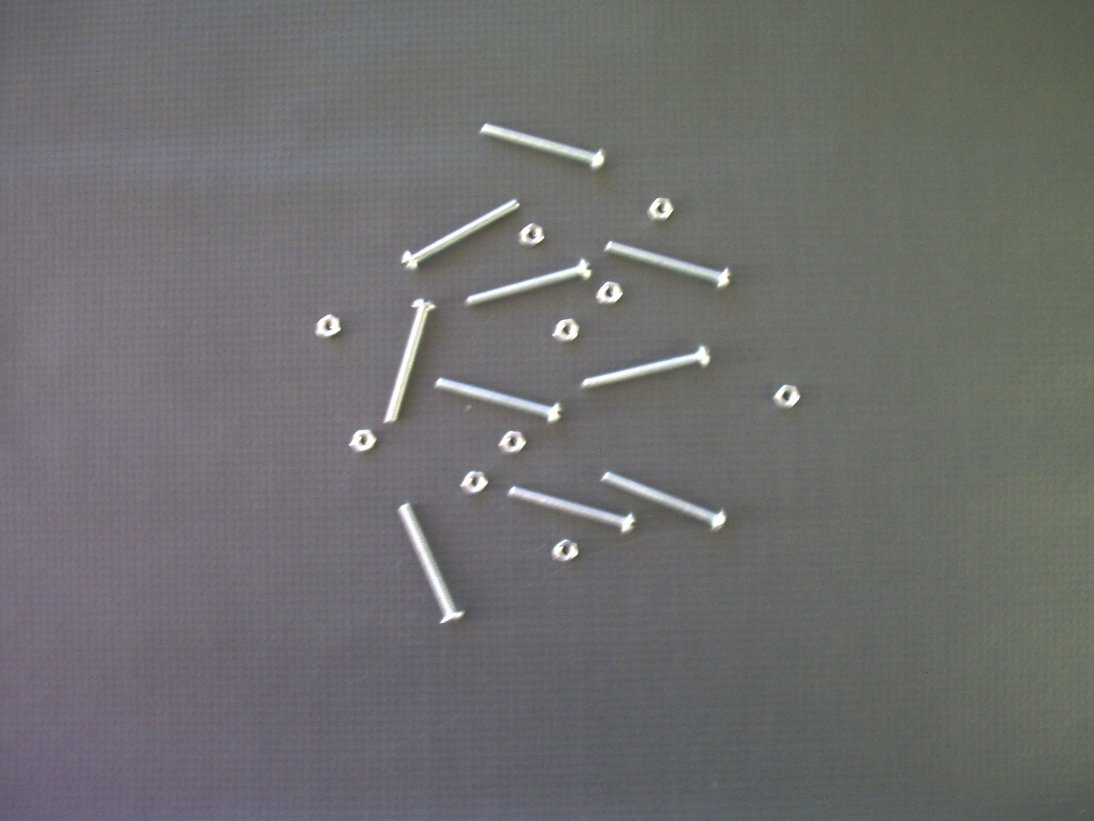
#> input picture Connected_components/Imagens/img01.jpg, 1094 x 821 px; its folder holds only this picture in this run
$ python dev_aula.py   (older library calls are emulated)
#> lines starting #> are read from the running program, lines starting #| are printed output that depends on the picture; after the words box and inside, x2 and y2 are one past the last pixel; in counts of white or black regions, pixels touching at a corner belong together
#Bibliotecas
from glob import glob
import cv2
import matplotlib.pyplot as plt
import os
import numpy as np
import pandas as pd

#Endereco das imagens
img_names = glob(os.path.join(os.getcwd(), 'Imagens', '*.jpg'))

for fn in img_names:
#Ler todas as imagens na pasta e plotar

    areas = []

    # Imagem de entrada
    img = cv2.imread(fn, 1)
#> img is the input picture: shape (821, 1094, 3); mean B, G, R 110.3, 110.3, 110.3

    # Separar os canais da imagens
    B, G, R = cv2.split(img)

    # Filtro bilateral - Reducao de ruidos e melhora de bordas
    img = cv2.bilateralFilter(G, 1, 90, 90)
#> img: shape (821, 1094)
    img = cv2.blur(img, (5,5))

    # Converter todos os pixels entre 1-195 para 0 e os outros para 1
    img = cv2.threshold(img, 190, 255, cv2.THRESH_BINARY)[1]
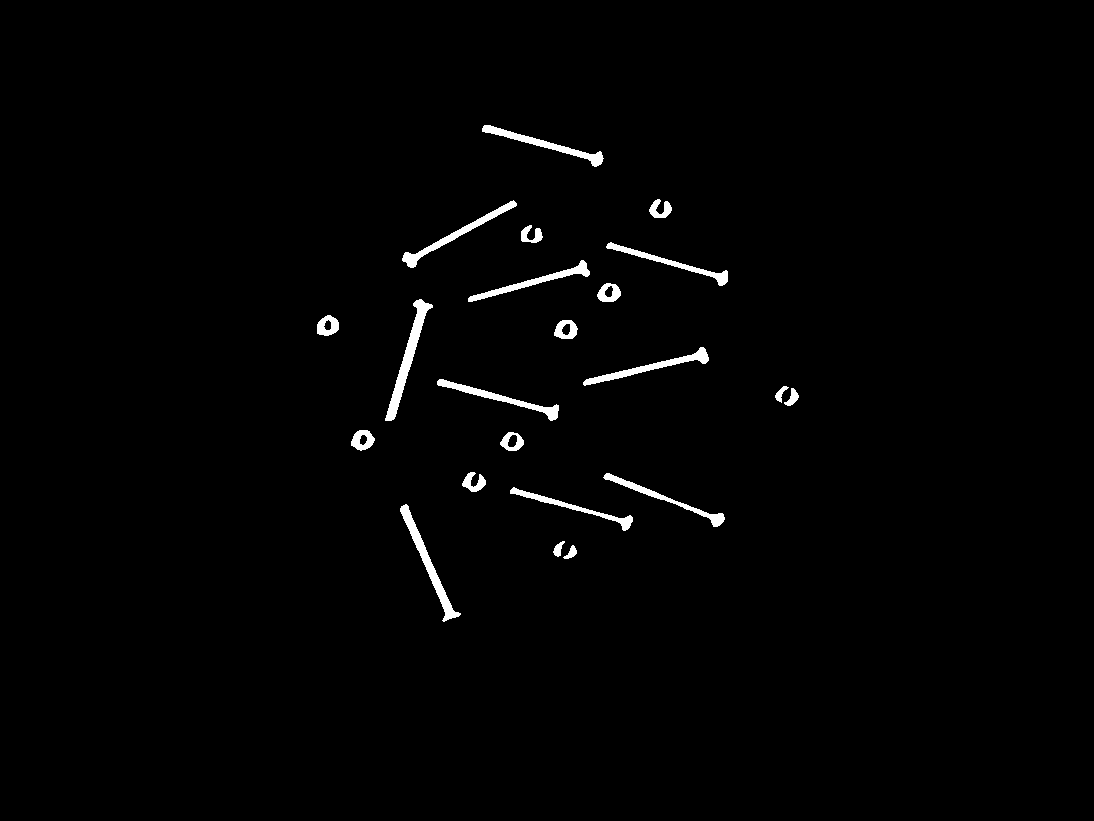
#> img: shape (821, 1094); 1.3% white; 22 white regions, largest, box (x1, y1, x2, y2) and area: (385, 299, 433, 421) 1234, (400, 504, 461, 622) 1082, (402, 200, 517, 268) 912

    # Dilatar as imagens
    img = cv2.dilate(img, np.ones((4,4),np.uint8),
        iterations = 1)
#> img: shape (821, 1094); 2.1% white; 20 white regions, largest, box (x1, y1, x2, y2) and area: (384, 298, 435, 423) 1765, (399, 503, 463, 624) 1637, (401, 199, 519, 270) 1476

    # Aplicar connectedComponents para detetctar pixels conectados
    numLabels, labels, stats, centroids = cv2.connectedComponentsWithStats(img, 4, cv2.CV_8U)
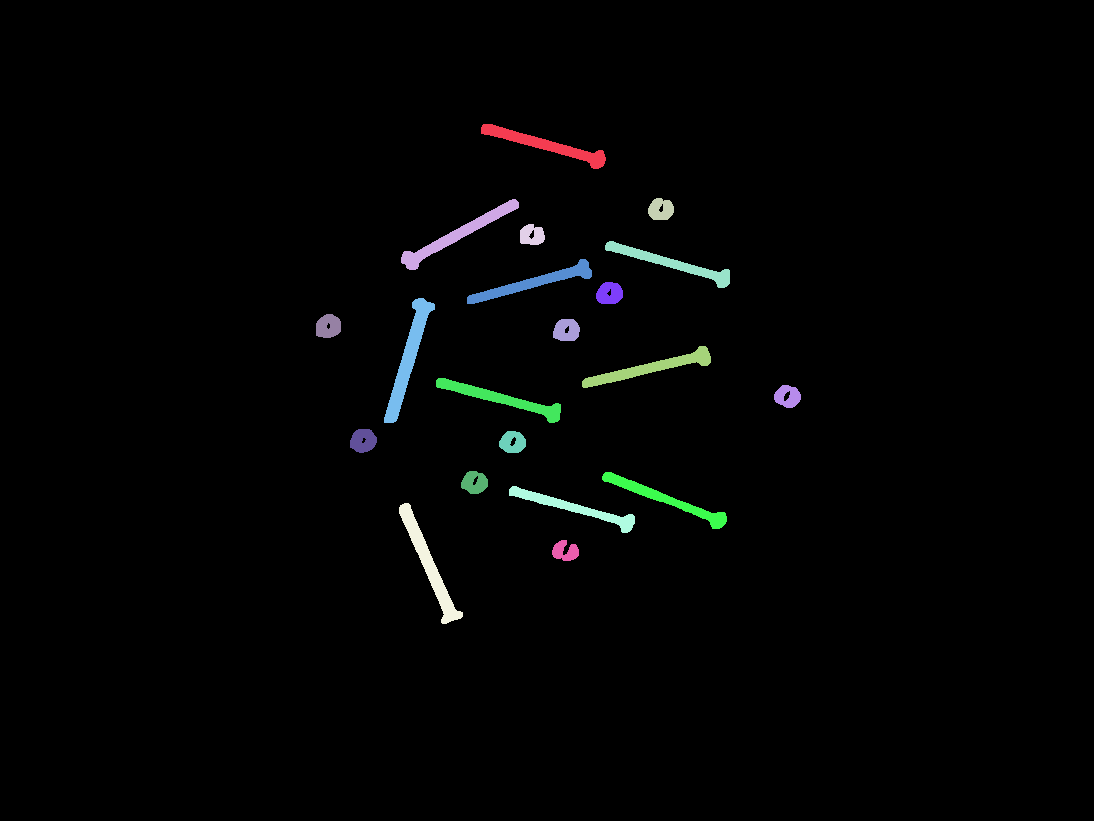
#> labels: shape (821, 1094) int32; 21 distinct labels, from 0 to 20; one colour per label, 0 black
#> numLabels = 21; stats = 21 rows, first 6: [0, 0, 1094, 821, 879473], [481, 124, 125, 45, 1413], [401, 199, 118, 71, 1476], [648, 198, 26, 22, 441], [520, 224, 25, 21, 404], [605, 241, 125, 47, 1275]; centroids = 21 rows, first 8: [546.7, 411], [545.4, 144.7], [456.8, 234.4], [660.5, 209.1], [531.5, 234.8], [671, 263], [533.3, 282.2], [609.2, 293]

    areas.append(stats)
    df_areas = pd.DataFrame(areas[0], columns=['X', 'Y', 'W', 'H', 'AREA'])
#> df_areas = table of 21 rows and 5 columns
    df_areas.drop(df_areas.index[0], inplace=True)
    parafusos = df_areas[df_areas['AREA'] > 900]
#> parafusos = table of 10 rows and 5 columns
    porcas = df_areas[df_areas['AREA'] < 899]
#> porcas = table of 10 rows and 5 columns

    if (len(parafusos) != 10) :
        print(f'Falta {abs(len(parafusos) - 10)} parafusos')

    if (len(porcas) != 10) :
        print(f'Falta {abs(len(porcas) - 10)} porcas')

    else:
        print('Conjunto Aprovado')

    # Mapeie rótulos de componentes para valor de matiz, 0-179 é o intervalo de matiz no OpenCV
    label_hue = np.uint8(179*labels/np.max(labels))
    blank_ch = 255*np.ones_like(label_hue)
    labeled_img = cv2.merge([label_hue, blank_ch, blank_ch])

    # Convertet HSV->BGR
    labeled_img = cv2.cvtColor(labeled_img, cv2.COLOR_HSV2BGR)
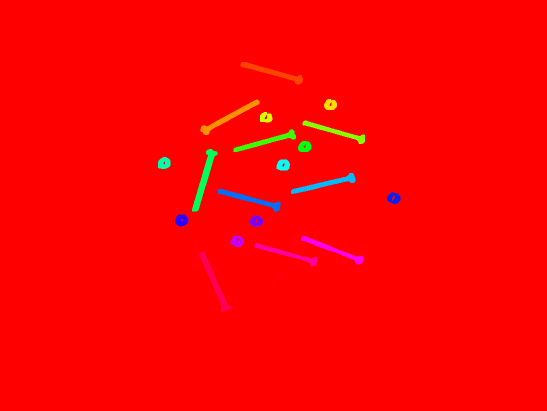
#> labeled_img: shape (821, 1094, 3) (shown at 1/2 size); mean B, G, R 2.4, 2.7, 252.5

    # Background preto
    labeled_img[label_hue==0] = 0
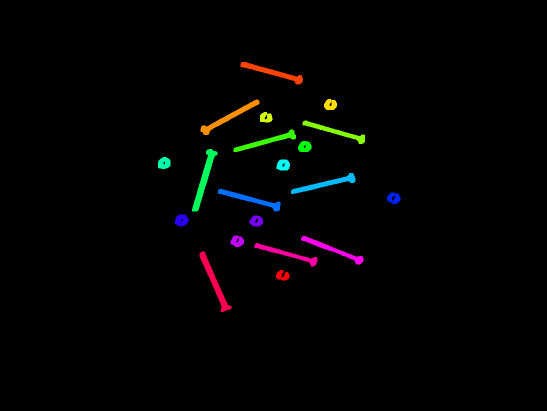
#> labeled_img: shape (821, 1094, 3) (shown at 1/2 size); mean B, G, R 2.4, 2.7, 2.8

    qntd_elem  = numLabels-1
#> qntd_elem = 20


    # if qntd_elem != 20:
    #     print(f'Error! Foram encontrados : {qntd_elem}')
    #     areas = stats[3]

    # else:
    #     print('Conjunto Aprovado! ')

    # # plt.imshow(cv2.cvtColor(img, cv2.COLOR_BGR2RGB))
    # # plt.axis("off")
    # # plt.title("Orginal Image")
    # # plt.show()

    print(qntd_elem)
#| 20
    # plt.imshow(cv2.cvtColor(labeled_img, cv2.COLOR_BGR2RGB))
    plt.imshow(cv2.hconcat([cv2.cvtColor(img, cv2.COLOR_BGR2RGB), cv2.cvtColor(labeled_img, cv2.COLOR_BGR2RGB)]))
    plt.axis('off')
    plt.title("Imagens")
    plt.show()
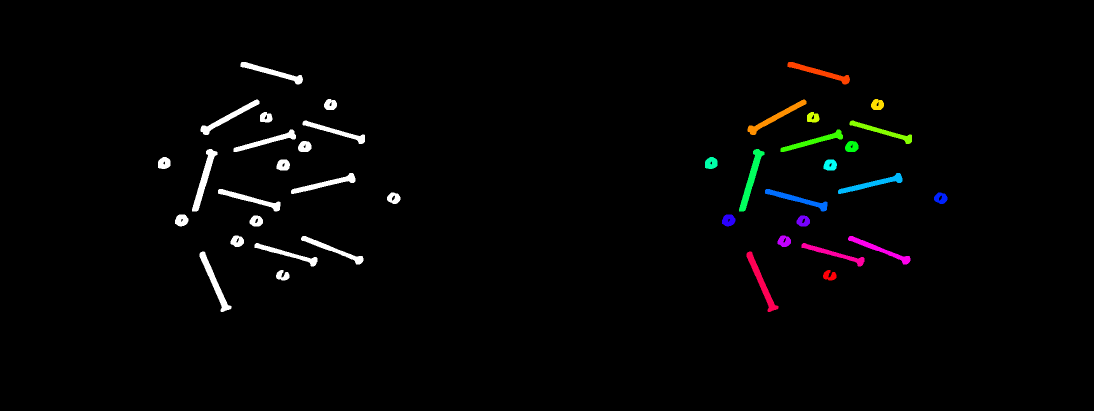
#> shown: shape (821, 2188, 3) (shown at 1/2 size); mean R, G, B 4.1, 4, 3.9

$ run again, on Connected_components/Imagens/img05.jpg
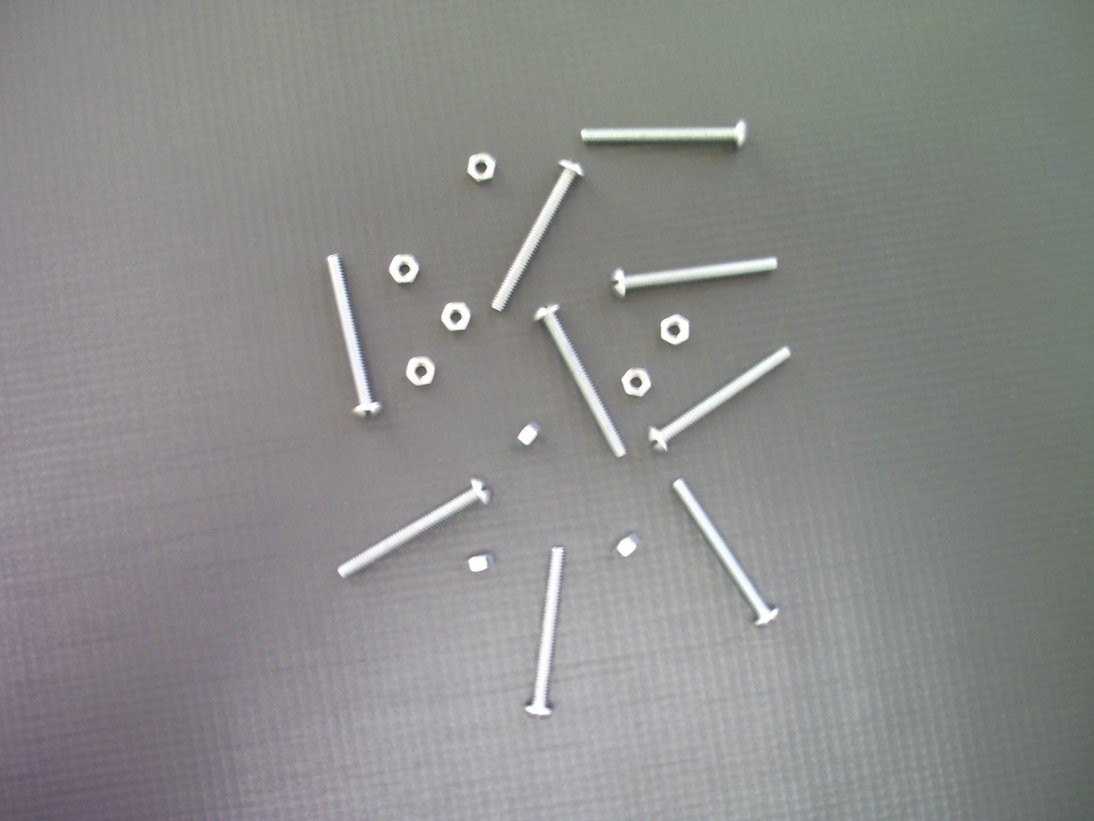
#> input picture Connected_components/Imagens/img05.jpg, 1094 x 821 px
#> img is the input picture: shape (821, 1094, 3); mean B, G, R 138.8, 139.8, 139.5
#> `numLabels, labels, stats, centroids = cv2.connectedComponentsWithStats..`:
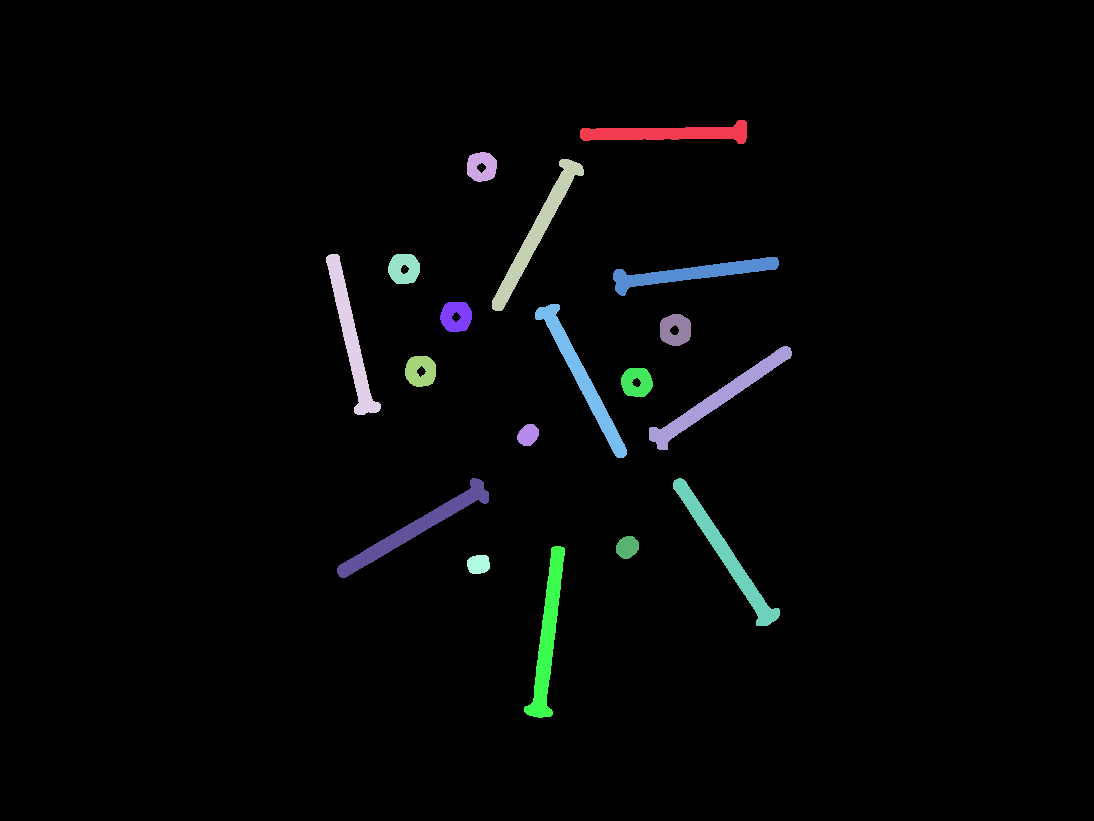
#> labels: shape (821, 1094) int32; 19 distinct labels, from 0 to 18; one colour per label, 0 black
#> numLabels = 19; stats = 19 rows, first 6: [0, 0, 1094, 821, 871142], [580, 120, 167, 24, 2105], [467, 152, 30, 30, 684], [492, 159, 92, 152, 2464], [326, 254, 55, 161, 2353], [388, 254, 32, 30, 750]; centroids = 19 rows, first 8: [545.9, 410.8], [667.6, 132.9], [481.3, 166.4], [536.5, 231.7], [350.5, 337.6], [403.6, 268.3], [691.5, 272.9], [455.8, 316.2]
#> df_areas = table of 19 rows and 5 columns
#> parafusos = table of 9 rows and 5 columns
#| Falta 1 parafusos
#| Falta 1 porcas
#> qntd_elem = 18
#| 18
#> `plt.show()`:
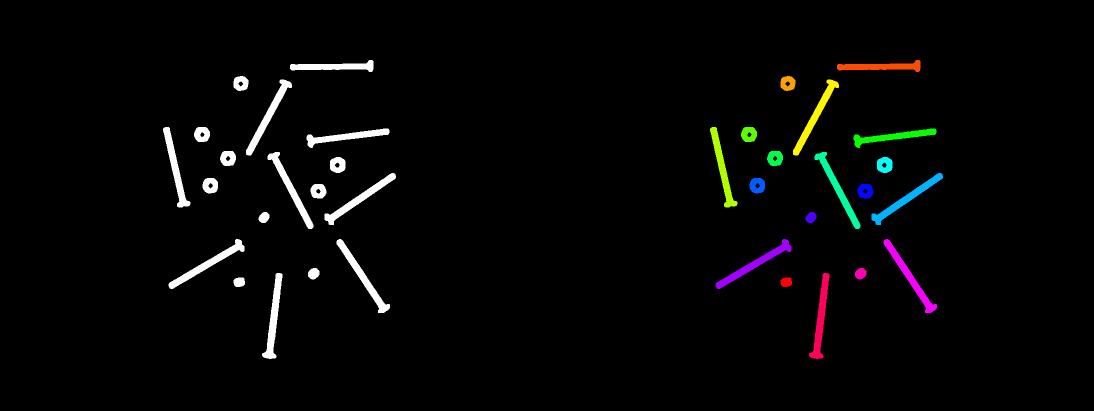
#> shown: shape (821, 2188, 3) (shown at 1/2 size); mean R, G, B 5.9, 5.9, 5.7

$ run again, on Connected_components/Imagens/img06.jpg
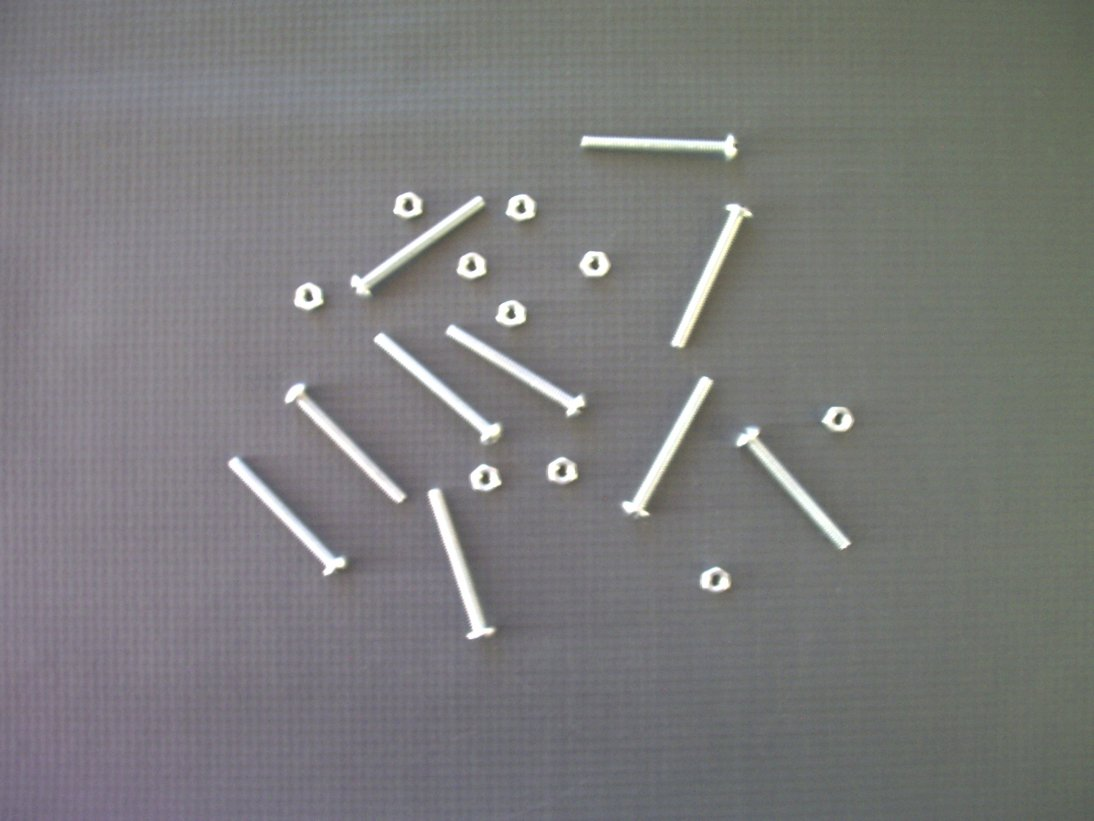
#> input picture Connected_components/Imagens/img06.jpg, 1094 x 821 px
#> img is the input picture: shape (821, 1094, 3); mean B, G, R 123.1, 123, 122.9
#> `numLabels, labels, stats, centroids = cv2.connectedComponentsWithStats..`:
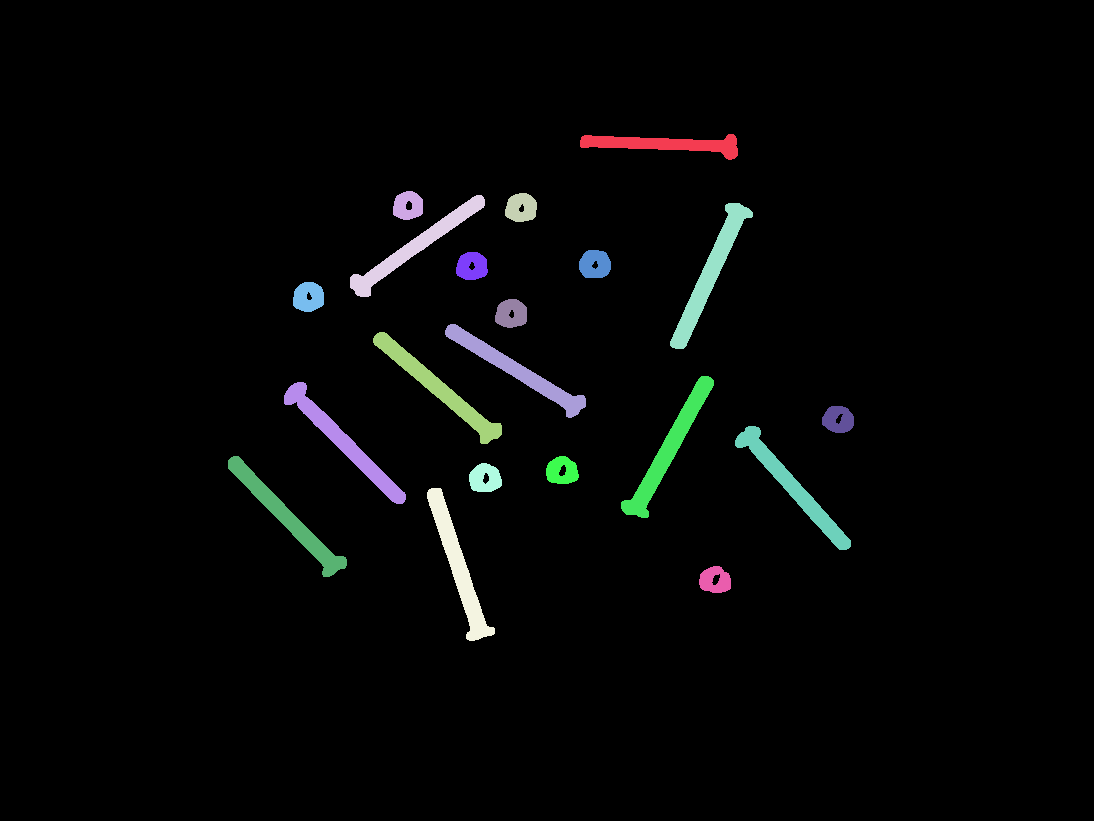
#> labels: shape (821, 1094) int32; 21 distinct labels, from 0 to 20; one colour per label, 0 black
#> numLabels = 21; stats = 21 rows, first 6: [0, 0, 1094, 821, 866219], [580, 134, 158, 26, 1968], [393, 191, 30, 29, 665], [505, 193, 32, 29, 725], [350, 195, 135, 102, 2381], [670, 203, 83, 146, 2733]; centroids = 21 rows, first 8: [547.1, 410.9], [663.9, 143.7], [407.6, 205.4], [520.8, 207.4], [414.9, 246.1], [709.7, 273.2], [594.5, 263.9], [471.5, 265.9]
#> df_areas = table of 21 rows and 5 columns
#> parafusos = table of 10 rows and 5 columns
#> qntd_elem = 20
#| 20
#> `plt.show()`:
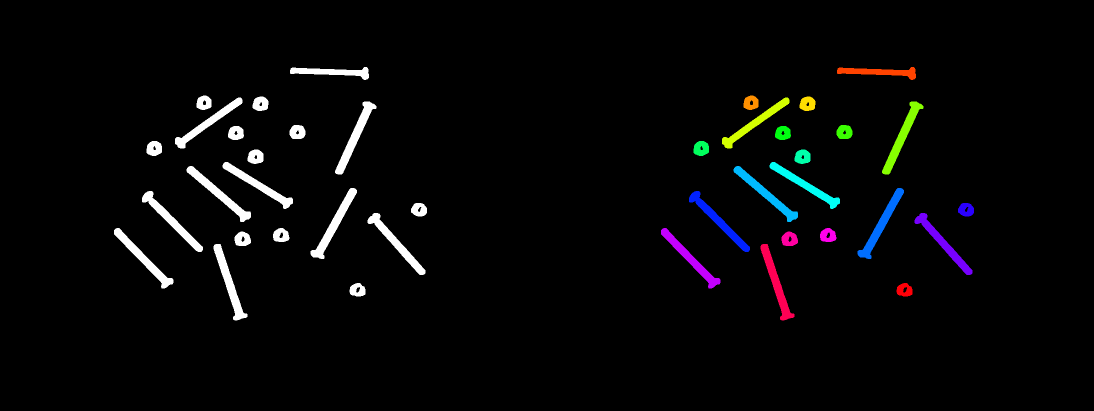
#> shown: shape (821, 2188, 3) (shown at 1/2 size); mean R, G, B 6.6, 6.7, 7.2
